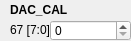
      <widget class="QWidget" name="widget_12" native="true">
       <property name="geometry">
        <rect>
         <x>10</x>
         <y>100</y>
         <width>131</width>
         <height>41</height>
        </rect>
       </property>
       <widget class="QLabel" name="label_494">
        <property name="geometry">
         <rect>
          <x>10</x>
          <y>0</y>
          <width>111</width>
          <height>20</height>
         </rect>
        </property>
        <property name="font">
         <font>
          <weight>75</weight>
          <bold>true</bold>
         </font>
        </property>
        <property name="text">
         <string>DAC_CAL</string>
        </property>
       </widget>
       <widget class="QLabel" name="addr_DAC_CAL">
        <property name="geometry">
         <rect>
          <x>10</x>
          <y>20</y>
          <width>101</width>
          <height>20</height>
         </rect>
        </property>
        <property name="text">
         <string>67 [7:0]</string>
        </property>
       </widget>
       <widget class="QSpinBox" name="spinBox_DAC_CAL">
        <property name="geometry">
         <rect>
          <x>50</x>
          <y>20</y>
          <width>81</width>
          <height>21</height>
         </rect>
        </property>
        <property name="maximum">
         <number>255</number>
        </property>
        <property name="value">
         <number>0</number>
        </property>
        <property name="displayIntegerBase">
         <number>2</number>
        </property>
       </widget>
      </widget>
